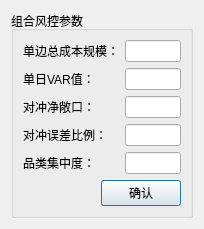
<?xml version="1.0" encoding="UTF-8"?>
<ui version="4.0">
 <class>setting_riskctrlp</class>
 <widget class="QDialog" name="setting_riskctrlp">
  <property name="geometry">
   <rect>
    <x>0</x>
    <y>0</y>
    <width>204</width>
    <height>207</height>
   </rect>
  </property>
  <property name="windowTitle">
   <string>组合风控设置</string>
  </property>
  <layout class="QVBoxLayout" name="verticalLayout_2">
   <item>
    <widget class="QGroupBox" name="groupBox_2">
     <property name="title">
      <string>组合风控参数</string>
     </property>
     <layout class="QVBoxLayout" name="verticalLayout">
      <item>
       <layout class="QFormLayout" name="formLayout_2">
        <item row="0" column="0">
         <widget class="QLabel" name="label">
          <property name="text">
           <string>单边总成本规模：</string>
          </property>
         </widget>
        </item>
        <item row="0" column="1">
         <widget class="QLineEdit" name="lineEdit"/>
        </item>
        <item row="1" column="0">
         <widget class="QLabel" name="label_2">
          <property name="text">
           <string>单日VAR值：</string>
          </property>
         </widget>
        </item>
        <item row="1" column="1">
         <widget class="QLineEdit" name="lineEdit_2"/>
        </item>
        <item row="2" column="0">
         <widget class="QLabel" name="label_3">
          <property name="text">
           <string>对冲净敞口：</string>
          </property>
         </widget>
        </item>
        <item row="3" column="0">
         <widget class="QLabel" name="label_4">
          <property name="text">
           <string>对冲误差比例：</string>
          </property>
         </widget>
        </item>
        <item row="4" column="0">
         <widget class="QLabel" name="label_5">
          <property name="text">
           <string>品类集中度：</string>
          </property>
         </widget>
        </item>
        <item row="2" column="1">
         <widget class="QLineEdit" name="lineEdit_3"/>
        </item>
        <item row="3" column="1">
         <widget class="QLineEdit" name="lineEdit_4"/>
        </item>
        <item row="4" column="1">
         <widget class="QLineEdit" name="lineEdit_5"/>
        </item>
       </layout>
      </item>
      <item>
       <layout class="QHBoxLayout" name="horizontalLayout">
        <item>
         <spacer name="horizontalSpacer">
          <property name="orientation">
           <enum>Qt::Horizontal</enum>
          </property>
          <property name="sizeHint" stdset="0">
           <size>
            <width>40</width>
            <height>20</height>
           </size>
          </property>
         </spacer>
        </item>
        <item>
         <widget class="QPushButton" name="pushButton">
          <property name="text">
           <string>确认</string>
          </property>
         </widget>
        </item>
       </layout>
      </item>
     </layout>
    </widget>
   </item>
  </layout>
 </widget>
 <resources/>
 <connections/>
</ui>
